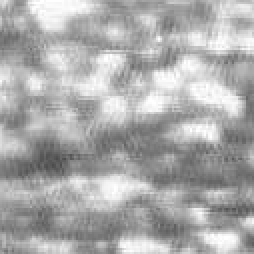
%> input picture images/1.bmp, 127 x 127 px (shown 2 times larger); its folder holds only this picture in this run
$ octave main_TLLDM.m   (GNU Octave 9; MATLAB toolbox functions it lacks are replaced by stand-ins)
%> lines starting %> are read from the running program, lines starting %| are printed output that depends on the picture
### funcTTLDM.m
function [out,out1,out2] = funcTTLDM(img,K)
% parameters
% img: test image
% K: size of inner layer in tri-layer template

    N = 5*K;  % size of tri-layer template

    %% Gray Scale Difference (GSD)
    % Inner layer
    op_in = ones(K);
    op_in_m = op_in ./ sum(op_in(:));
    img_mean_in = imfilter(img, op_in_m, 'replicate');

    % Middle layer
    op_mid = zeros(N);
    op_mid((K+1):(4*K),(K+1):(4*K)) = 1;
    op_mid((2*K+1):(3*K),(2*K+1):(3*K)) = 0;
    op_mid_m = op_mid ./ sum(op_mid(:));
    img_mean_mid = imfilter(img, op_mid_m, 'replicate');

    % Outer layer
    op_out = ones(N);
    op_out((K+1):(4*K),(K+1):(4*K)) = 0;
    op_out_m = op_out ./ sum(op_out(:));
    img_mean_out = imfilter(img,op_out_m,'replicate');

    out1 = (img_mean_in - img_mean_mid) + (img_mean_in - img_mean_out);
    out1 = out1 .* (out1>0);

    %% Variance Difference (VD)
    op_mid((2*K+1):(3*K),(2*K+1):(3*K)) = 1;
    img_std_mid = stdfilt(img, op_mid);
    img_std_out = stdfilt(img, op_out);

    sigma = 1*10^(-5);
    out2 = (img_std_mid ./ (img_std_out + sigma)) .* img_std_mid - img_std_mid;

    out2 = out2 .* (out2>0);

    %% final result
    out = out1 .* out2;
end

### main_TLLDM.m
clc;clear;close all
% [12 lines of commented-out code are left out]

data_path = './images';  % the path reading images
save_path = './results'; % the path saving results
imgDir = dir(['./images/', '*.bmp']);
num_of_images = length(imgDir);
for i = 1 : num_of_images
    img = imread(fullfile(data_path, [num2str(i), '.bmp']));
%> img is the input picture: size 127x127 uint8; min 76, max 255, mean 171.4
    % Preprocessing
    dim = ndims(img);
%> dim = 2
    if dim == 3
        img = rgb2gray(img);
    end
    img = mat2gray(img);
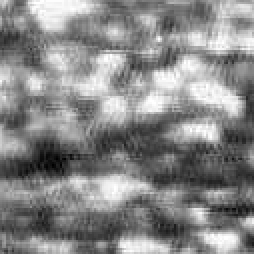
%> img: size 127x127 double (shown 2 times larger); min 0, max 1, mean 0.533
    img = imresize(img, [256, 320]);
%> img: size 256x320 double

    K = 3;  % default
    out = funcTTLDM(img, K);
%> in funcTTLDM, `img_mean_out = imfilter(img,op_out_m,'replicate');`:
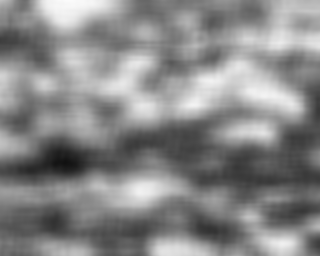
%> img_mean_out: size 256x320 double; min 0.0672, max 0.985, mean 0.533
%> in funcTTLDM, `out1 = (img_mean_in - img_mean_mid) + (img_mean_in - img_mean_out);`:
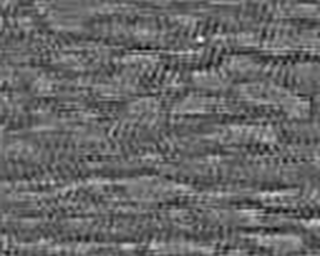
%> out1: size 256x320 double; min -0.436, max 0.623, mean -9.5e-05; drawn with min black and max white
%> in funcTTLDM, `img_std_mid = stdfilt(img, op_mid);`:
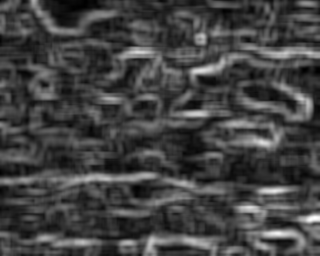
%> img_std_mid: size 256x320 double; min 0.00763, max 0.231, mean 0.0663; drawn with min black and max white
%> in funcTTLDM, `img_std_out = stdfilt(img, op_out);`:
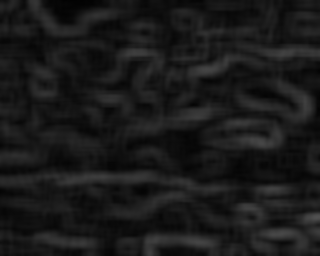
%> img_std_out: size 256x320 double; min 0.00943, max 0.319, mean 0.103
%> in funcTTLDM, `out2 = (img_std_mid ./ (img_std_out + sigma)) .* img_std_mid - img_std..`:
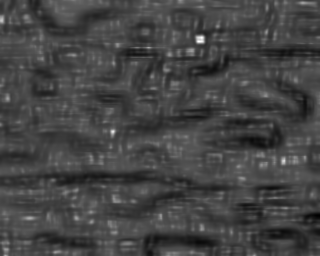
%> out2: size 256x320 double; min -0.0737, max 0.123, mean -0.0208; drawn with min black and max white
%> in funcTTLDM, `out2 = out2 .* (out2>0);`:
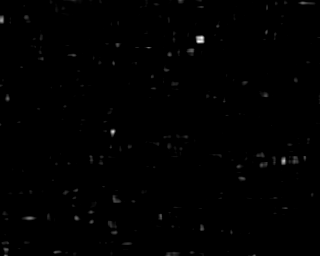
%> out2: size 256x320 double; min 0, max 0.123, mean 0.000544; drawn with min black and max white

    figure
    subplot(121)
    imshow(img,[]);title('original img');
    subplot(122)
    imshow(out,[]);title('TTLDM''s saliency map');

    out = im2uint8(mat2gray(out));
%> out: size 256x320 uint8
    imwrite(out, fullfile(save_path, [num2str(i), '.bmp']));
end
